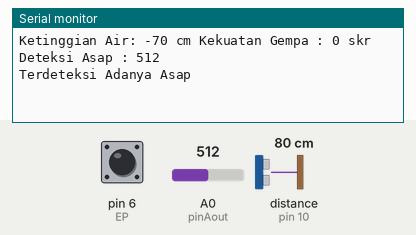
The sketch below on a simulated Arduino Uno, built with avr-gcc and run on an emulated ATmega328P. On the bench: the last lines printed to the serial monitor. Wiring (inferred from the names in the program): ultrasonic range finder: trigger pin 9; echo pin 10. The test bench sets the inputs (shaded band); at power-on: distance to the obstacle (sensor on pin 10) 80 cm, A0 (pinAout) = 512, pin 6 (EP) LOW. The echo pulse lasts 58.3 µs per cm.

Above: at 1.2 s.
1.3 s: distance to the obstacle (sensor on pin 10) set to 2 cm
At 2.8 s:
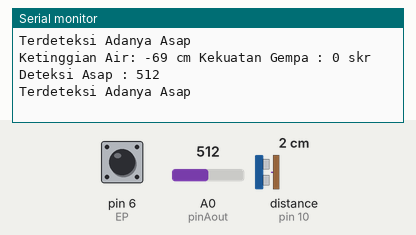
5.5 s: A0 (pinAout) set to 716
At 6.4 s:
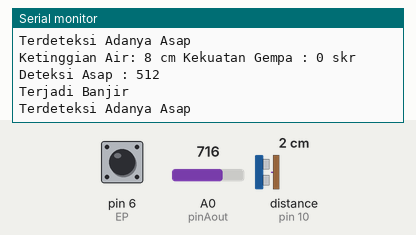
7.0 s: distance to the obstacle (sensor on pin 10) set to 4 cm
At 8.3 s:
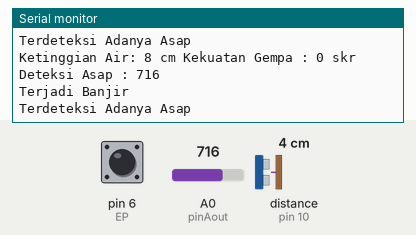
8.5 s: A0 (pinAout) set to 900
At 9.4 s:
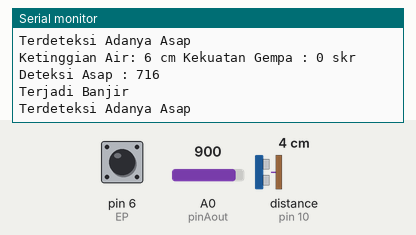
10.0 s: distance to the obstacle (sensor on pin 10) set to 9 cm
At 10.0 s:
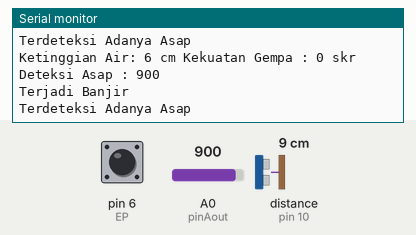
14.2 s: pin 6 (EP) pulsed HIGH 2 times (0.12 s each, 0.3 s apart)
Timing chart, 0 to 17.2 s (numbered marks = the images above; inputs shaded):
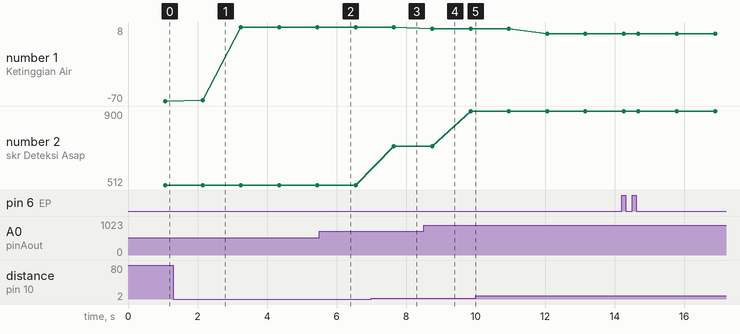

Measured:
- plotted number 1: -70 → 8 after the input at 1.3 s, 6 → 1 after the input at 10.0 s
- plotted number 2: 716 → 900 after the input at 8.5 s

The sketch:

Miniatur_Pendeteksi_Bencana.ino
```cpp
const int trigPin = 9;
const int echoPin = 10;
// defines variables
long duration;
int distance;
int vibra;
int pinAout = A0;
int EP = 6;


void setup() {
  // put your setup code here, to run once:
pinMode(trigPin, OUTPUT); // Sets the trigPin as an Output
pinMode(echoPin, INPUT); // Sets the echoPin as an Input

pinMode(pinAout,INPUT);

Serial.begin(9600); // Starts the serial communication
}

void loop() {
digitalWrite(trigPin, LOW);
delayMicroseconds(2);
// Sets the trigPin on HIGH state for 10 micro seconds
digitalWrite(trigPin, HIGH);
delayMicroseconds(10);
digitalWrite(trigPin, LOW);
// Reads the echoPin, returns the sound wave travel time in microseconds
duration = pulseIn(echoPin, HIGH);
// Calculating the distance
distance= duration*0.034/2;
// Prints the distance on the Serial Monitor

int asap = analogRead(pinAout);

long measurement =TP_init();
  delay(50);
  int tinggiAir = 9 - distance;
  long kekuatanGempa = measurement/10000;
Serial.print("Ketinggian Air: ");
Serial.print(tinggiAir);
Serial.print(" cm");
Serial.print(" Kekuatan Gempa : ");
Serial.print(kekuatanGempa);
Serial.print(" skr Deteksi Asap : ");
Serial.println(asap);

if (tinggiAir > 0){
  Serial.println("Terjadi Banjir");
}
if (kekuatanGempa > 0){
  Serial.println("Terjadi Gempa");
}
if (asap > 100){
  Serial.println("Terdeteksi Adanya Asap");
}
}

long TP_init(){
  delay(10);
  long measurement=pulseIn (EP, HIGH);  //wait for the pin to get HIGH and returns measurement
  return measurement;
}
```
